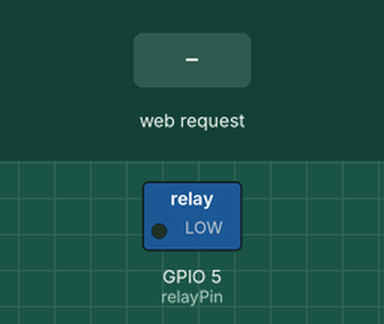
A sketch run on a simulated ESP32. On the bench: switched loads named in the sketch (green lamp = pin HIGH). Inputs (shaded band) come from the test bench. WiFi joins after 1.5 s; servers stay silent unless stated.

Above: at 3.2 s.
3.3 s: HTTP request GET /on received
At 4.2 s:
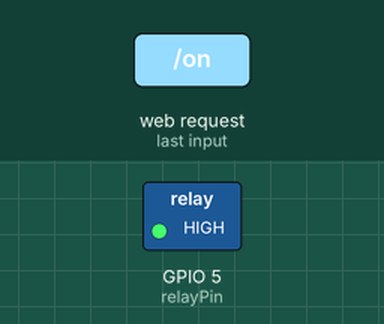
4.8 s: HTTP request GET /off received
At 5.3 s:
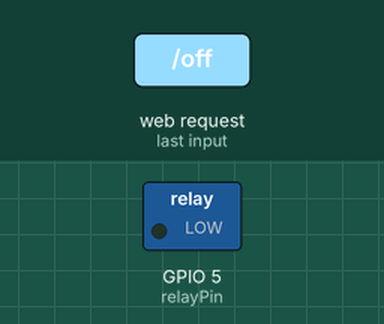
Timing chart, 0 to 7.8 s (numbered marks = the images above; inputs shaded):
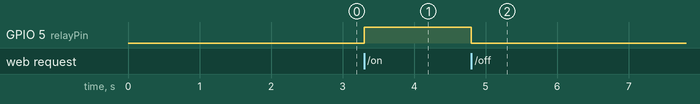

The sketch:

esp32_http_light.ino
```cpp
#include <WiFi.h>
#include <WebServer.h>

const char* ssid = "YOUR_SSID";
const char* password = "YOUR_PASS";

WebServer server(80);
const int relayPin = 5;

void setup() {
  Serial.begin(115200);
  pinMode(relayPin, OUTPUT);
  digitalWrite(relayPin, LOW);

  WiFi.begin(ssid, password);
  while (WiFi.status() != WL_CONNECTED) delay(1000);

  server.on("/", []() {
    server.send(200, "text/html", "<h1>Light Control</h1><a href='/on'>ON</a> | <a href='/off'>OFF</a>");
  });

  server.on("/on", []() {
    digitalWrite(relayPin, HIGH);
    server.send(200, "text/plain", "Light ON");
  });

  server.on("/off", []() {
    digitalWrite(relayPin, LOW);
    server.send(200, "text/plain", "Light OFF");
  });

  server.begin();
}

void loop() {
  server.handleClient();
}
```

Measured:
- after the input at 3.3 s, GPIO 5 (relayPin): LOW → HIGH at once
- after the input at 4.8 s, GPIO 5 (relayPin): HIGH → LOW at once
